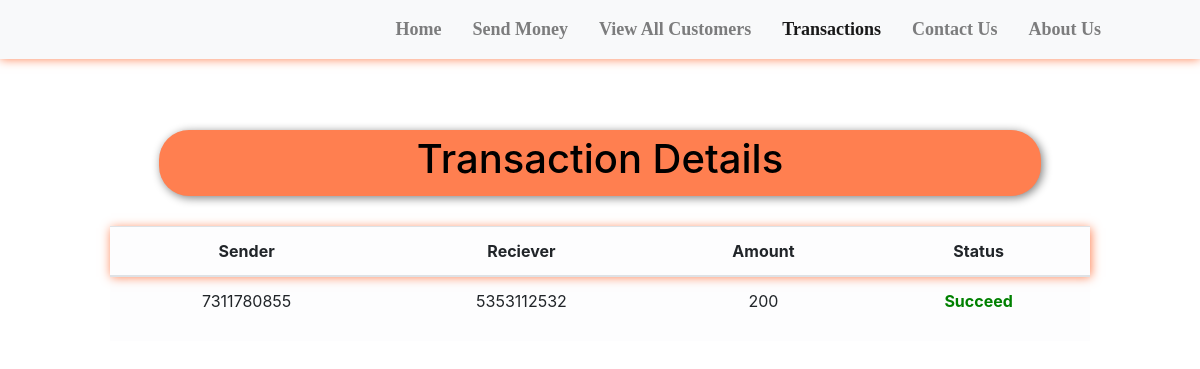
Screenshot of /transactions.php with the database file from the repository.
### tables this page shows
CREATE TABLE `transactions` (
  `sr` int(11) NOT NULL,
  `sender` varchar(10) NOT NULL,
  `receiver` varchar(10) NOT NULL,
  `amount` bigint(20) NOT NULL,
  `status` varchar(10) NOT NULL
);

### transactions.php (the view, shortened to what this page needs)
<!doctype html>
<html lang="en">
<head>
    <link href="//maxcdn.bootstrapcdn.com/bootstrap/4.1.1/css/bootstrap.min.css" rel="stylesheet" id="bootstrap-css">
    <link rel="stylesheet" href="https://use.fontawesome.com/releases/v5.1.0/css/all.css"
>
</head>
<body style="background-color:#FFFFFF;">
    <?php include 'spin.php'; ?>
    <nav class="navbar navbar-expand-lg navbar-light bg-light fixed fixed-top"
        style="font-family:candara; font-size:18px; box-shadow: 0px 0px 10px 0px coral;">
        <div class="container-fluid">
            <a href="index.php"><img src="statics\Sparks-logo.png" alt=""
                    style="height: 80px; margin-left:25px; margin-top:10px;"></a>
        </div>
        <div class="collapse navbar-collapse" id="navbarSupportedContent">
            <b>
                <ul class="navbar-nav ">
                    <li class="nav-item nav-links" style="margin-left:15px;">
                        <a class="nav-link text-nowrap" aria-current="page" href="index.php">Home</a>
                    </li>
                    <li class="nav-item" style="margin-left:15px; ">
                        <a class="nav-link text-nowrap" href="send_money.php">Send Money</a>
                    </li>
                    <li class="nav-item" style="margin-left:15px;">
                        <a class="nav-link text-nowrap" href="all_cust.php">View All Customers</a>
                    </li>
                    <li class="nav-item" style="margin-left:15px;">
                        <a class="nav-link text-nowrap active" href="transactions.php">Transactions</a>
                    </li>
                    <li class="nav-item" style="margin-left:15px;">
                        <a class="nav-link text-nowrap" href="contact_us.php">Contact Us</a>
                    </li>
                    <li class="nav-item" style="margin-left:15px; margin-right:75px;">
                        <a class="nav-link text-nowrap" href="about_us.php">About Us</a>
                    </li>
                </ul>
            </b>
        </div>
    </nav>
    <center>
        <div class="container" style="margin-top: 10%; padding:10px 80px 10px 80px; ">
            <div
                style="width:90%; background-color:coral; padding:5px 5px 5px 5px; border-radius:30px; box-shadow: 2px 2px 10px gray;">
                <h1 style=" color:black;">Transaction Details </h1>
            </div>
            <?php
            $conn = mysqli_connect($servername, $username, $password, $database);
            if (!$conn) {
                die("Connection not established: " . mysqli_connect_error());
            } else {
                $sql = "SELECT * FROM `transactions`";
                $result = mysqli_query($conn, $sql);
                ?>
                <table class="table table-light" style="margin-top: 30px;">
                    <thead>
                        <tr style="box-shadow: 1px 1px 10px coral;">
                            <th scope="col">Sender</th>
                            <th scope="col">Reciever</th>
                            <th scope="col">Amount</th>
                            <th scope="col">Status</th>
                        </tr>
                    </thead>
                    <?php
                    echo "<tbody>";
                    while ($row = mysqli_fetch_assoc($result)) {
                        if (!(empty($row['sender']) && empty($row['receiver']) && empty($row['amount']))) {
                            echo '
            <tr>
              <td>' . $row['sender'] . '</td>
              <td>' . $row['receiver'] . '</td>
              <td>' . $row['amount'] . '</td>
              <td>'; ?>             <?php if ($row['status'] == "succeed") {
                                echo '<b><p style="color:green;">Succeed</p></b>';
                            } else {
                                echo '<b><p style="color:red;">Failed</p></b>';
                            } ?>
                            <?php echo '</td>
              </tr>';
                        }
                    }
            }
            echo "</tbody>";
            ?>
        </div>
    </center>
</body>
</html>

### transactions.php (style rules this page uses)
th, td { text-align: center; }

### rows the page displays
transactions: sender "7311780855", receiver "5353112532", amount "200", status "Succeed"
